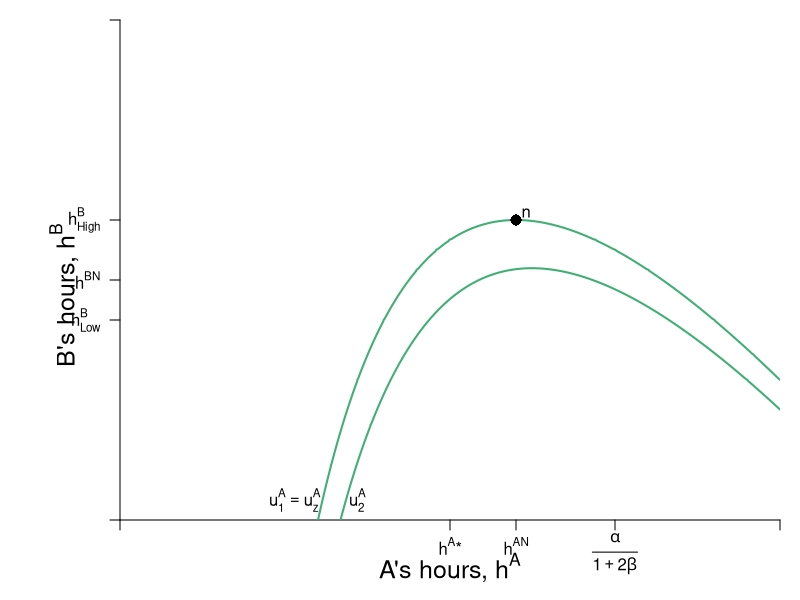

This figure's R source:
require(shape)
pdf(file = "coordination_failures/coord_indiff_map_cournot.pdf", width = 9, height = 7)

#Set parameters for graphics
axislabelsize <- 1.5
graphlinewidth <- 2
segmentlinewidth <- 1.5

COL <- c("#7fc97f", "#beaed4", "#fdc086", "#ffff99", "#386cb0", "#f0027f", "#bf5b17", "#666666")
COLA <- c("#99d8c9","#66c2a4","#41ae76", "#238b45", "#005824")
COLB <- c("#4eb3d3", "#2b8cbe", "#0868ac","#084081")

par(mar =  c(4, 6, 1, 1))

uA <- function(ea, eb, alpha = 30, beta = 1/2) {
  (alpha - beta*(ea+eb))*ea - 0.5*(ea)^2
}

uB <- function(ea, eb, alpha = 30, beta = 1/2) {
  (alpha - beta*(ea+eb))*eb - 0.5*(eb)^2
}

brfB <- function(ea, alpha = 30, beta = 1/2) {
  (alpha - beta*ea)/(1 + 2*beta)
}

brfA <- function(ea, alpha = 30, beta = 1/2) {
  (alpha - ea*(1 + 2*beta))/(beta)
}

brfPE <- function(ea, alpha = 30, beta = 1/8) {
  alpha*(1 - beta*ea)
}

hANE <- function(alpha, beta = 1/2){
  alpha/(1 + 3*beta)
}

hApEff <- function(alpha, beta = 1/2){
  alpha/(2 + 4*beta)
}

hApEff2 <- function(alpha, beta = 1/2){
  alpha/(1 + 4*beta)
}

intercept1 <- function(alpha, beta = 1/2){
  alpha/(1 + 2*beta)
}

PEC <- function(ea, alpha = 30, beta = 1/2){
  a = beta*(1+2*beta);
  b = -alpha*(1+3*beta)+(1+2*beta)^2*ea;
  c = alpha^2 - alpha*(1+3*beta)*ea+ beta*(1+2*beta)*ea^2
  delta = b^2-4*a*c
  return((-b-sqrt(delta))/(2*a))
}


indiffA <- function(ea, alpha = 30, beta = 1/2, uA = 144) {
  (alpha*ea - beta*(ea)^2 - 0.5*(ea)^2 - uA)/(beta*ea)
}

indiffBroot1 <- function(ea, alpha = 30, beta = 30, uB = 144){
  (-sqrt(alpha^2 - 2*alpha*beta*ea + beta^2*ea^2 - 4*beta*uB - 2*uB) + alpha - beta*ea)/(2*beta + 1)
}

indiffBroot2 <- function(ea, alpha = 30, beta = 30, uB = 144){
  (sqrt(alpha^2 - 2*alpha*beta*ea + beta^2*ea^2 - 4*beta*uB - 2*uB) + alpha - beta*ea)/(2*beta + 1)
}


indiffB <- function(eb, alpha = 30, beta = 1/2, uB = 144) {
  (alpha*eb - uB - 0.5*eb^2)/(alpha*beta*eb)
}

indiffB2 <- function(ea, alpha = 30, beta = 1/2, uB = 144) {
  sqrt(alpha^2*(beta*ea - 1)^2 - 2*uB) - alpha*beta*ea + alpha
}

indiffB3 <- function(ea, alpha = 30, beta = 1/2, uB = 144) {
  -sqrt(alpha^2*(beta*ea - 1)^2 - 2*uB) - alpha*beta*ea + alpha
}


xlims <- c(0, 20)
ylims <- c(0, 20)

npts <- 501 
x <- seq(xlims[1], xlims[2], length.out = npts)
y <- seq(ylims[1], ylims[2], length.out = npts) 
a <- c(uA(hANE(alpha = 30, beta = 1/2), hANE(alpha = 30, beta = 1/2)), 
       #uA(hApEff2(alpha = 30, beta = 1/2), hApEff2(alpha = 30, beta = 1/2)),
       155.8)
b <- c(uA(hANE(alpha = 30, beta = 1/2),hANE(alpha = 30, beta = 1/2)), 
       #uB(hApEff2(alpha = 30, beta = 1/2), hApEff2(alpha = 30, beta = 1/2)), 
       155.8)


plot(0, 0, xlim = xlims, ylim = ylims, type = "n",
     xlab = expression(paste("")),
     ylab = expression(paste("")), 
     xaxt = "n", 
     yaxt = "n", 
     cex.lab = axislabelsize, 
     bty = "n",
     xaxs="i", 
     yaxs="i")

# ticksy <- seq(from = 0, to = ylims[2], by = 2)
# ylabels <- seq(from = 0, to = ylims[2], by = 2)
# ticksx <- seq(from = 0, to = xlims[2], by = 2)
# xlabels <- seq(from = 0, to = xlims[2], by = 2)
ticksy <- c(0, 8, 9.6, 12, ylims[2])
ylabels <- c(NA, expression(paste(h[Low]^B)), expression(paste(h^{BN})), expression(paste(h[High]^B)), NA)
ticksx <- c(0, hApEff2(alpha = 30), hANE(alpha = 30), intercept1(alpha = 30), xlims[2])
xlabels <- c(NA, expression(paste(h^A,"*")), expression(paste(h^{AN})), expression(paste(frac(alpha, 1 + 2*beta))), NA)

axis(1, at = ticksx,  pos = 0, labels = FALSE)
text(x = c(00, hApEff2(alpha = 30), hANE(alpha = 30), intercept1(alpha = 30), xlims[2]), par("usr")[3] - 0.4, labels = xlabels, srt = 0, pos = 1, xpd = TRUE)

axis(2, at = ticksy, pos = 0, labels = ylabels, las = 1)

npts <- 500 
xx1 <- seq(xlims[1], xlims[2], length.out = npts)

contour(y, x, 
        outer(x, y, uA),
        drawlabels = FALSE,
        col = COLA[3],
        lwd = graphlinewidth,
        levels = a, 
        xaxs="i", 
        yaxs="i", 
        add = TRUE) 

text(0.5*xlims[2], -1.9, expression(paste("A's hours, ", h^A)), xpd = TRUE, cex = axislabelsize)
text(-1.7, 9, expression(paste("B's hours, ", h^B)), xpd = TRUE, cex = axislabelsize, srt = 90) 

#Add arrows:
#arrows(-0.8, 10, -0.8, 14, xpd = TRUE, length=0.1,angle=40,lwd=3)
#arrows(6.2, -1.7, 9, -1.7, xpd = TRUE, length=0.1,angle=40,lwd=3)


#segments(4.11765, 6.17647, 5.88, 8.88, lty = 1, col = COL[2] , lwd = graphlinewidth)
# text(4, 10, expression("Pareto-efficient"))
# text(4, 9.4, expression("Curve"))
# Arrows(4, 10.2, 4, 13, col = "black", lty = 1, lwd = 2, arr.type = "triangle", arr.lwd = 0.5)
# 
# #Label the iso-welfare functions for the HG, Aisha
text(5.3, 0.8, expression(u[1]^A == u[z]^A))
text(7.2, 0.8, expression(u[2]^A))
# text(4.4, 0.8, expression(u[3]^A))
# text(5.2, 0.8, expression(u[4]^A))
# text(9.2, 0.8, expression(u[5]^A))

#Label Nash Equilibrium 
#segments(0, 9.6, 9.6, 9.6, lty = 2, col = "gray" , lwd = segmentlinewidth)
#segments(9.6, 0, 9.6, 9.6, lty = 2, col = "gray" , lwd = segmentlinewidth)
points(hANE(alpha = 30), hANE(alpha = 30), pch = 16, col = "black", cex = 1.5)
#text(11.3, 10.1, expression(paste("Nash Equilibrium")))
text(hANE(alpha = 30) + 0.3, hANE(alpha = 30) + 0.3, expression(paste("n")))


#Annotate Pareto Efficient Curve and relevant points
# points(10.55, PEC(10.55), pch = 16, col = "black", cex = 1.5)
# text(10.55, PEC(10.55) - 0.5, expression(paste("g")))
# 
# 
# points(9.4, PEC(9.4), pch = 16, col = "black", cex = 1.5)
# text(9.4 - 0.5, PEC(9.4), expression(paste(f)))
# 
# points(hApEff2(alpha = 30), hApEff2(alpha = 30), pch = 16, col = "black", cex = 1.5)
# text(hApEff2(alpha = 30)- 0.3, hApEff2(alpha = 30) - 0.3, expression(paste(i)))

#points(5.84, 8.77, pch = 16, col = "black", cex = 1.5)

#B's brf
# text(2, 15.7, expression(paste("B's best response")))
# text(2, 15.2, expression(paste("function")))
#Arrows(2, 16.5, 2, 15.2, col = "black", lty = 1, lwd = 2, arr.type = "triangle", arr.lwd = 0.5)

#A's brf
# text(16, 4, expression(paste("A's best response")))
# text(16, 3.5, expression(paste("function")))
#Arrows(15.5, 3, 15.5, 1.3, col = "black", lty = 1, lwd = 2, arr.type = "triangle", arr.lwd = 0.5)


# points(2.8, 11.2, pch = 16, col = "black", cex = 1.5)
# text(15.5, 4, expression(paste("A's best response")))
# 
# points(11.2, 2.8, pch = 16, col = "black", cex = 1.5)
# text(15.5, 4, expression(paste("A's best response")))

dev.off()
